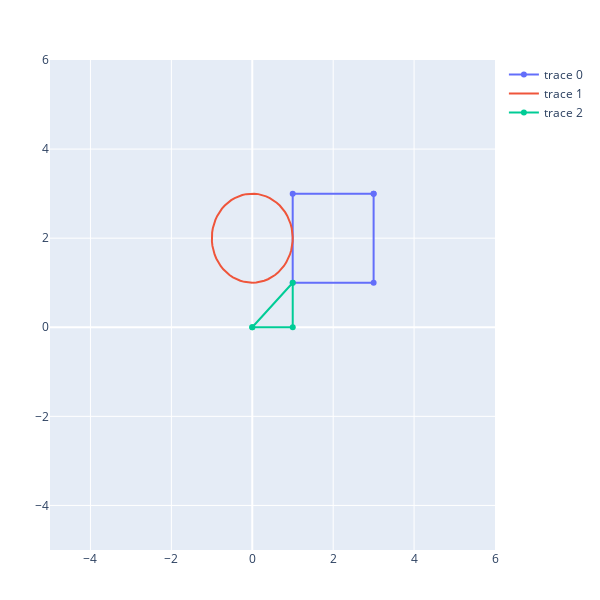

The cell this chart's notebook holds for it:
### Code cell
D1 = DiagramDual(MyCircle())
D2 = DiagramDual(MySquare(2));
D3 = DiagramDual(Prim(Triangle(Point(0,0),Point(1,1), Point(1,0))))

D  = beside(D3,beside(D1,D2,[1,0]),[0,1])
p = plotgeometry(D)
plot(p,layout)
